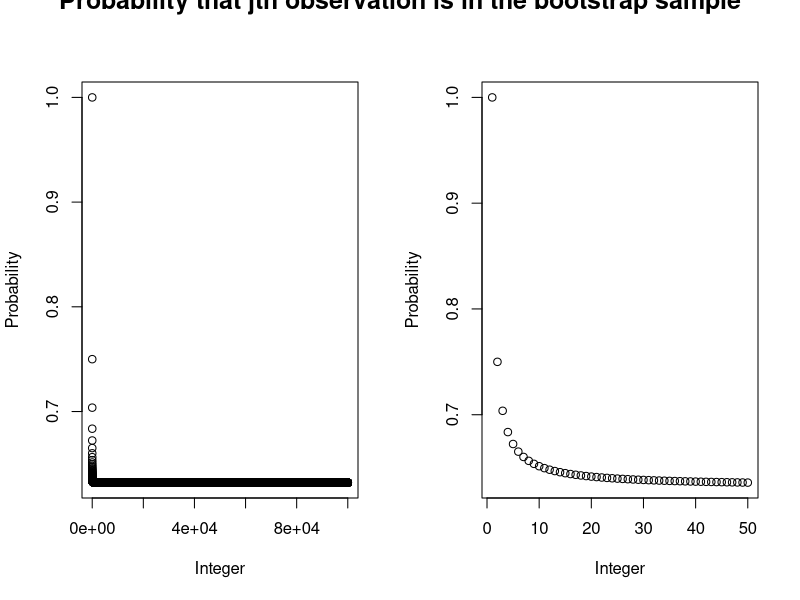

This chart was generated by the following R code:
# Chapter 5, Problem 2

#probability of sampling with replacement
prob.sampling <- function(n){ prob <- 1-(1-1/n)^n}

par(mfrow = c(1,2))
n <- 1:100000
plot(n,prob.sampling(n),xlab = "Integer",ylab = "Probability",)
n2 <- 1:50
plot(n2,prob.sampling(n2),xlab = "Integer",ylab = "Probability")
title("Probability that jth observation is in the bootstrap sample", outer = TRUE, cex.main = 1.5)


store=rep (NA , 10000)
for (i in 1:10000) {
  store[i]=sum(sample (1:100 , rep =TRUE)==4) >0
}
mean(store)